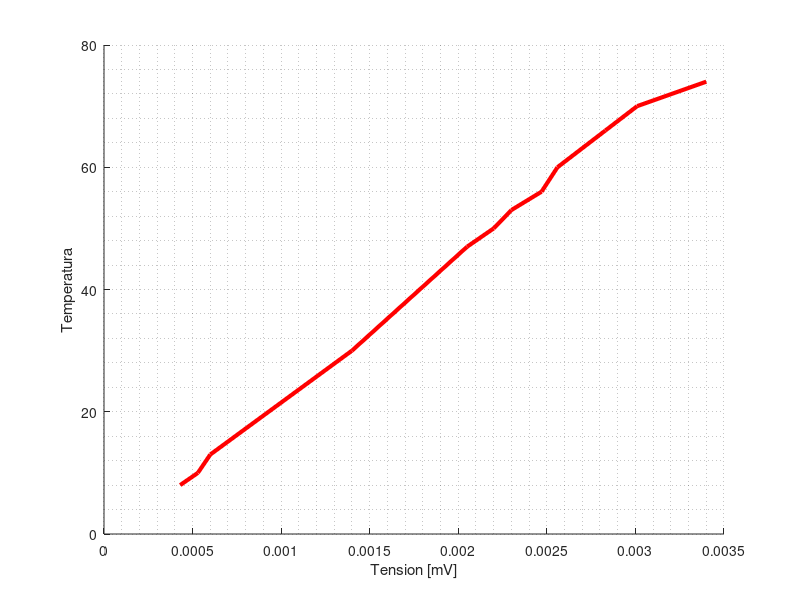
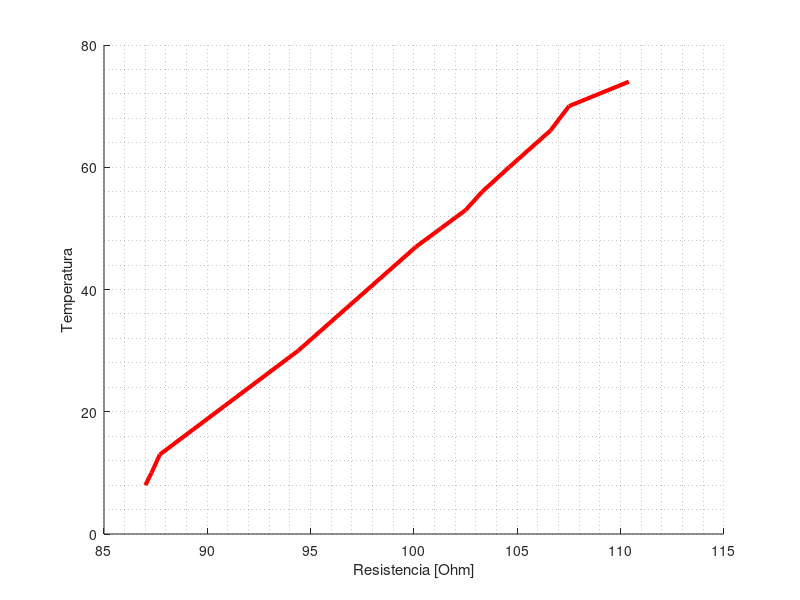

These charts were generated, in order, by the following MATLAB code:
clc
close all
clear all


T=[74 70 66 60 56 53 50 47 30 13 10 8];

termocupla=[3.4 3.01 2.83 2.56 2.47 2.3 2.2 2.05 1.4 0.6 0.53 0.43]./1000;
pt100=[110.4 107.5 106.6 104.6 103.3 102.5 101.3 100.1 94.4 87.7 87.3 87];

figure
grid minor on
hold on
plot(termocupla,T,'Color','r','Linewidth',3);
xlabel("Tension [mV]");
ylabel("Temperatura");

figure
grid minor on
hold on
plot(pt100,T,'Color','r','Linewidth',3);
xlabel("Resistencia [Ohm]");
ylabel("Temperatura");

p1=polyfit(termocupla,T,1);
p2=polyfit(pt100,T,1);

printf("Termocupla: T(v)=%.3f*v+%.3f\n\r",p1(1),p1(2));
printf("PT100: T(r)=%.3f*r+%.3f\n\r",p2(1),p2(2));
